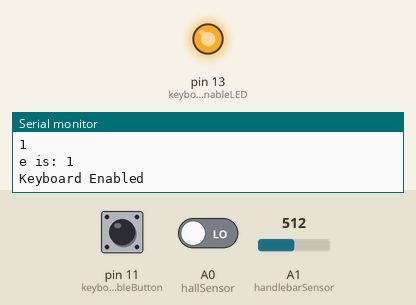
Simulated run of this sketch. Board: Arduino Leonardo, built with avr-gcc and run on an emulated ATmega32U4. Parts: output pins drawn as LEDs (lit = HIGH), the last lines printed to the serial monitor. Dashed ring = blinking. The test bench sets the inputs (shaded band); at power-on: pin 11 (keyboardEnableButton) HIGH, A0 (hallSensor) LOW, A1 (handlebarSensor) = 512. USB keyboard and mouse output is not drawn.

Above: at 1.2 s.
1.3 s: pin 11 (keyboardEnableButton) pulled LOW for 0.15 s
At 1.8 s:
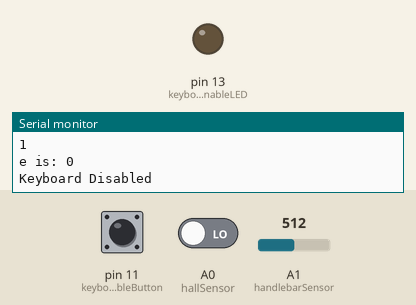
2.9 s: pin 11 (keyboardEnableButton) pulled LOW for 1 s
At 4.3 s:
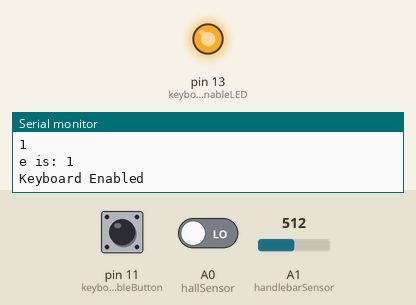
7.5 s: pin 11 (keyboardEnableButton) pulsed LOW 5 times (0.12 s each, 0.3 s apart)
At 8.07 s:
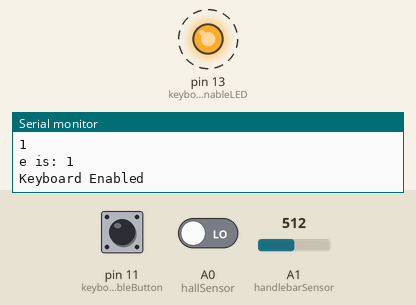
10.5 s: pin 11 (keyboardEnableButton) pulled LOW for 3.2 s
At 14.1 s:
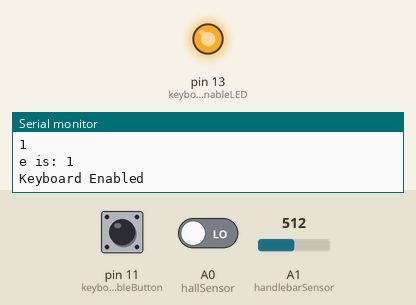
Timing chart, 0 to 15.6 s (numbered marks = the images above; inputs shaded):
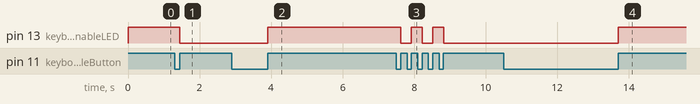

The sketch:

mariokartbike2.ino
```cpp
#include <SoftwareSerial.h> //Needed to communicate with other arduino for multiplexing / more IO

#include <Keyboard.h> //Only works with Ardunios based on ATMega 32u4 (leonardo, micro, ect)


/* This is the code to run handlebar turning and wheel speed sensing for Mario Kart integration. Revision 2.2.*/

/*
  PIN 13 =
  PIN 12 =
  PIN 11 = Enable/Disable
  PIN 10 =
  PIN 9 = SERIAL RX ##CONNECT TO PIN 0 OF UNO
  PIN 8 = SERIAL TX ##CONNECT TO PIN 1 OF UNO
  PIN 7 =
  PIN 6 =
  PIN 5 =button?
  PIN 4 =button?
  PIN 3 =button?
  PIN 2 =button?
  PIN 1 =button?
  PIN 0 = button?
  PIN A0 = WHEEL
  PIN A1 = HANDLEBAR
  PIN A2 =
  PIN A3 =
  PIN A4 =
  PIN A5 =
*/


//second arduino, which must have its own code loaded onto it from MarioKartExtraIO file
SoftwareSerial myserial(9, 8); // rx, tx


//system control variables
boolean keyboardEnabled = false; //Need ability to turn keyboard on and off, state of keyboard activation held here.
int previousButtonState = HIGH; //previous state of keyboard enable button //MIGHT NOT WANT TO USE THIS ONE
int buttonState; //current state of enable button
int e = 0; //used to keep track of how many times the button has been pressed, toggles enable/disable.
const int keyboardEnableButton = 11; //Pin that physical switch to enable keyboard is on;
const int keyboardEnableLED = 13; //LED indicator for visual indication of enabled-ness.

//sensor location variables
const int handlebarSensor = A1; //Pin that handlebar rotational sensor is on.
const int hallSensor = A0; //Pin that the Hall Effect sensor in the wheel is on.


//sensor data variables
int handlebar = 0; //value of handlebar rotation
int wheel = 0; //value from wheel sensor
int buttonPressed; // stores button values from second arduino as integers representing ASCII
String str;
char keyToBePressed; // converted ASCII value from buttonPressed
boolean keyIsYetToBePressed = false; //Used to stop infinite key presses in button input from other arduino.


int wheelcenter;

//control mapping variables
const char accelerate = 'a'; //keyboard button to accelerate in Mario Kart
const char turnLeft = 'l'; //keyboard button to turn left in Mario Kart
const char turnRight = 'r';// keyboard button to turn right in Mario Kart


void setup() {
  Serial.begin(9600); //always a good idea to have the serial going for debugging.
  myserial.begin(9600); //used for more IO
  pinMode(keyboardEnableButton, INPUT); //Set enable button as input
  pinMode(keyboardEnableLED, OUTPUT); //LED indicator
  //previousButtonState = digitalRead(keyboardEnableButton); //initialize the system for detecting if the button has changed
  previousButtonState = LOW;

  wheelcenter = 700;

}


void loop() {

  buttonState = digitalRead(keyboardEnableButton); //make sure we haven't pressed the enable/disable button


  if (buttonState != previousButtonState) { //toggle the enable/disable button on or off
    previousButtonState = buttonState;
    Serial.println("Button Changed");
    Serial.println(buttonState);
    if (buttonState == HIGH) {
      toggleKeyboard();
    }
  }

  if (myserial.available()) { //takes in chars on the software serial line and turns them into keyboard presses
    serialRecieveAndProcess(); //handle software serial input data and press appropriate keyboard keys.
  }

  if (keyboardEnabled) {
    Keyboard.begin(); //begin keyboard emulation
    digitalWrite(keyboardEnableLED, HIGH); //send a visual signal that the system is armed
    tightLoop(); //runs the rest of the code here, so that other things in regular loop() can be skipped if they're not needed.
    Keyboard.end(); //end keyboard emulation

  }
  else {
    digitalWrite(keyboardEnableLED, LOW); //default the system arm light to off
  }


}

void tightLoop() {

  //debugData();
  //Serial.print("keyboard bagan");
  wheel = digitalRead(hallSensor); //get actual data
  handlebar = analogRead(handlebarSensor);

  if (handlebar > (wheelcenter + 100)) { //handlebar turns right, turn kart right
    Keyboard.release(turnLeft);
    Keyboard.press(turnRight); //press the key
    // Serial.print("the wheel is right");
    //    if (handlebar > 925) { //if the handlebar is even farther right
    //      Keyboard.write(turnRight); //press the key again

  }

  else if (handlebar < (wheelcenter - 100)) { //handlebar turns left, turn left
    Keyboard.release(turnRight);
    Keyboard.press(turnLeft);   //press the key
    //  Serial.print("the wheel is left");
    //
    //    if (handlebar < 700) { //if the handlebar is even farther left
    //      Keyboard.write(turnLeft); //press the key again

  }
  if (handlebar < (wheelcenter + 100) && handlebar > (wheelcenter - 100)) {
    //   Serial.print("the wheel is in the middle");
    Keyboard.releaseAll();
  }

  wheel = digitalRead(hallSensor); //get actual data
  if (wheel == HIGH) { //acceleration segment
    Keyboard.press(accelerate); //press the key

    Serial.print("hit accel");
    delay(50);
  } else {
    Keyboard.releaseAll();
  }

  Keyboard.releaseAll();
  //serialRecieveAndProcess();
  // serialRecieveAndProcess(); //handle software serial input data and press appropriate keyboard keys.

  //debugData();
}

void serialRecieveAndProcess() {

  keyIsYetToBePressed = true;
  buttonPressed = myserial.read();
  //  str = str.(buttonPressed);
  //Serial.print("the button pressed reads: ");
  //Serial.print(buttonPressed);
  keyToBePressed = char(buttonPressed);
  //Serial.println("key to be pressed");
  ////  Serial.print(keyToBePressed);
  if (keyboardEnabled && keyIsYetToBePressed == true) {
    Keyboard.write(keyToBePressed); //output the button press as a keyboard command
    keyIsYetToBePressed = false;
  }
//  Keyboard.release(keyToBePressed);
  // debugData();
}


void toggleKeyboard() {
  e++;
  e = e % 2;
  Serial.print("e is: ");
  Serial.println(e);
  if (e == 1) { //if e is 1
    Serial.println("Keyboard Enabled");
    //    Keyboard.begin(); //begin keyboard emulation
    keyboardEnabled = true;
  }
  if (e == 0) { //if e is 0 do the opposite.
    Serial.println("Keyboard Disabled");
    //    Keyboard.end(); //end keyboard emulation
    keyboardEnabled = false;
  }
}

void debugData() {

  wheel = digitalRead(hallSensor); //get actual data
  handlebar = analogRead(handlebarSensor);

  Serial.print("handlebar: ");
  Serial.println(handlebar);

  Serial.print("wheel: ");
  Serial.println(wheel);

}
```

Measured:
- after the input at 1.3 s, pin 13 (keyboardEnableLED): HIGH → LOW after 0.15 s
- after the input at 2.9 s, pin 13 (keyboardEnableLED): LOW → HIGH after 1.0 s
- after the input at 7.5 s, pin 13 (keyboardEnableLED): alternates HIGH for 0.30 s and LOW for 0.30 s, 5 changes in all, then stays LOW, starting after 0.12 s
- after the input at 10.5 s, pin 13 (keyboardEnableLED): LOW → HIGH after 3.2 s
